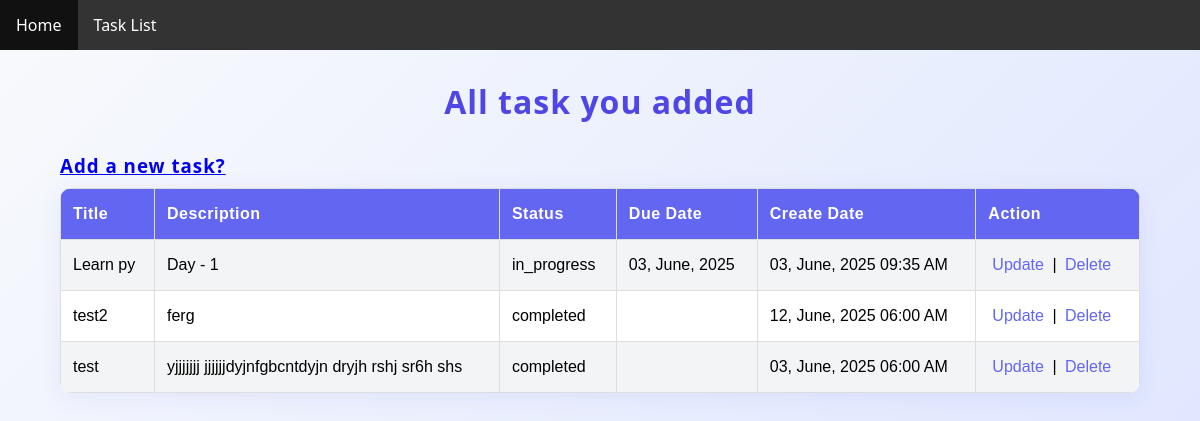
Page /taskList/ on the earlier database version.
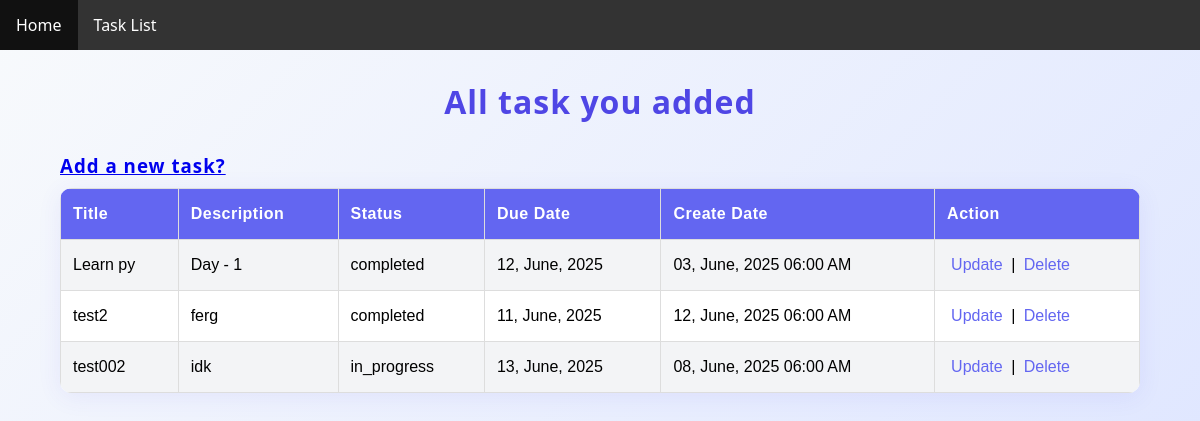
Same page on the later database version.
### tasks/models.py (models this page shows)
class To_do_Model(models.Model):
    title = models.CharField(max_length=200)
    description = models.TextField(blank=True, null=True)
    status = models.CharField(
        max_length=20,
        choices=[
            ('pending', 'Pending'),
            ('in_progress', 'In Progress'),
            ('completed', 'Completed')
        ],
        default='pending'
    )
    due_date = models.DateTimeField(blank=True, null=True)
    created_at = models.DateTimeField(auto_now_add=True)

### todo_project/views.py (the view)
# urls.py: path('taskList/', task_list, name='taskList'),
def task_list(request):
    tasks = To_do_Model.objects.all()
    context = {
        'tasks': tasks
    }
    return render(request, 'taskList.html', context)

### Template/taskList.html (shortened to what this page needs)
{% extends "master.html" %}
{% block body %}
<h1>All task you added</h1>
<h3 style="text-align: left; margin-left: 5%; margin-bottom: 10px;"><a href="{% url 'addTask' %}" class="btn btn-primary" style="margin-top:20px;">Add a new task?</a></h3>
<table id="customers">
  <tr>
    <th>Title</th>
    <th>Description</th>
    <th>Status</th>
    <th>Due Date</th>
    <th>Create Date</th>
    <th>Action</th>
  </tr>
  {% for data in tasks %}
  <tr>
    <td>{{ data.title }}</td>
    <td>{{ data.description }}</td>
    <td>{{ data.status }}</td>
    <td>{{ data.due_date|date:"d, F, Y" }}</td>
    <td>{{ data.created_at|date:"d, F, Y h:i A" }}</td>
    <td>
        <a href="{% url 'updateTask' data.id %}">Update</a> |
        <a href="{% url 'deleteTask' data.id %}">Delete</a>
  </tr>
  {% endfor %}
</table>
{% endblock body %}

Differences in the rows shown:
removed To_do_Model: title "test", description "yjjjjjjj jjjjjjdyjnfgbcntdyjn dryjh rshj sr6h shs", status "completed", created_at "03, June, 2025 06:00 AM"
changed To_do_Model "Learn py": status "in_progress" → "completed"; due_date "03, June, 2025" → "12, June, 2025"; created_at "03, June, 2025 09:35 AM" → "03, June, 2025 06:00 AM"
changed To_do_Model "test2": due_date (not shown) → "11, June, 2025"
added To_do_Model: title "test002", description "idk", status "in_progress", due_date "13, June, 2025", created_at "08, June, 2025 06:00 AM"
